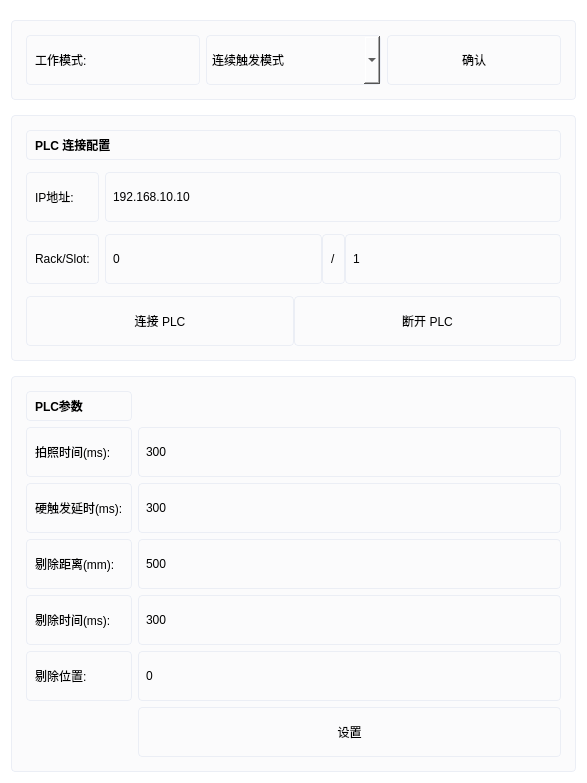
             <widget class="QWidget" name="widget_plcSettingsScrollContent">
              <property name="geometry">
               <rect>
                <x>0</x>
                <y>0</y>
                <width>587</width>
                <height>740</height>
               </rect>
              </property>
              <property name="styleSheet">
               <string notr="true">background:white;</string>
              </property>
              <layout class="QVBoxLayout">
               <property name="spacing">
                <number>15</number>
               </property>
               <property name="topMargin">
                <number>20</number>
               </property>
               <item>
                <widget class="QFrame" name="frame_plcTriggerMode">
                 <property name="styleSheet">
                  <string notr="true">background: #fbfbfc; border: 1px solid #ebeef5; border-radius: 4px; padding: 5px;</string>
                 </property>
                 <property name="frameShape">
                  <enum>QFrame::StyledPanel</enum>
                 </property>
                 <layout class="QHBoxLayout">
                  <item>
                   <widget class="QLabel" name="label_plcTriggerMode">
                    <property name="text">
                     <string>工作模式:</string>
                    </property>
                   </widget>
                  </item>
                  <item>
                   <widget class="QComboBox" name="comboBox_plcTriggerMode">
                    <property name="minimumSize">
                     <size>
                      <width>0</width>
                      <height>50</height>
                     </size>
                    </property>
                    <item>
                     <property name="text">
                      <string>连续触发模式</string>
                     </property>
                    </item>
                    <item>
                     <property name="text">
                      <string>间歇触发模式</string>
                     </property>
                    </item>
                   </widget>
                  </item>
                  <item>
                   <widget class="QPushButton" name="pushButton_applyPlcTriggerMode">
                    <property name="minimumSize">
                     <size>
                      <width>0</width>
                      <height>50</height>
                     </size>
                    </property>
                    <property name="text">
                     <string>确认</string>
                    </property>
                   </widget>
                  </item>
                 </layout>
                </widget>
               </item>
               <item>
                <widget class="QFrame" name="frame_plcConnection">
                 <property name="styleSheet">
                  <string notr="true">background: #fbfbfc; border: 1px solid #ebeef5; border-radius: 4px; padding: 5px;</string>
                 </property>
                 <property name="frameShape">
                  <enum>QFrame::StyledPanel</enum>
                 </property>
                 <layout class="QGridLayout">
                  <property name="verticalSpacing">
                   <number>12</number>
                  </property>
                  <item row="0" column="0" colspan="2">
                   <widget class="QLabel" name="label_plcConnectionSection">
                    <property name="styleSheet">
                     <string>font-weight: bold;</string>
                    </property>
                    <property name="text">
                     <string>PLC 连接配置</string>
                    </property>
                   </widget>
                  </item>
                  <item row="1" column="0">
                   <widget class="QLabel" name="label_plcIpAddress">
                    <property name="text">
                     <string>IP地址:</string>
                    </property>
                   </widget>
                  </item>
                  <item row="1" column="1">
                   <widget class="QLineEdit" name="lineEdit_plcIpAddress">
                    <property name="minimumSize">
                     <size>
                      <width>0</width>
                      <height>50</height>
                     </size>
                    </property>
                    <property name="text">
                     <string>192.168.10.10</string>
                    </property>
                   </widget>
                  </item>
                  <item row="2" column="0">
                   <widget class="QLabel" name="label_plcRackSlot">
                    <property name="text">
                     <string>Rack/Slot:</string>
                    </property>
                   </widget>
                  </item>
                  <item row="2" column="1">
                   <layout class="QHBoxLayout">
                    <item>
                     <widget class="QLineEdit" name="lineEdit_plcRack">
                      <property name="minimumSize">
                       <size>
                        <width>0</width>
                        <height>50</height>
                       </size>
                      </property>
                      <property name="text">
                       <string>0</string>
                      </property>
                     </widget>
                    </item>
                    <item>
                     <widget class="QLabel" name="label_plcRackSlotSeparator">
                      <property name="text">
                       <string>/</string>
                      </property>
                     </widget>
                    </item>
                    <item>
                     <widget class="QLineEdit" name="lineEdit_plcSlot">
                      <property name="minimumSize">
                       <size>
                        <width>0</width>
                        <height>50</height>
                       </size>
                      </property>
                      <property name="text">
                       <string>1</string>
                      </property>
                     </widget>
                    </item>
                   </layout>
                  </item>
                  <item row="3" column="0" colspan="2">
                   <layout class="QHBoxLayout">
                    <item>
                     <widget class="QPushButton" name="pushButton_connectPlc">
                      <property name="minimumSize">
                       <size>
                        <width>0</width>
                        <height>50</height>
                       </size>
                      </property>
                      <property name="text">
                       <string>连接 PLC</string>
                      </property>
                     </widget>
                    </item>
                    <item>
                     <widget class="QPushButton" name="pushButton_disconnectPlc">
                      <property name="minimumSize">
                       <size>
                        <width>0</width>
                        <height>50</height>
                       </size>
                      </property>
                      <property name="text">
                       <string>断开 PLC</string>
                      </property>
                     </widget>
                    </item>
                   </layout>
                  </item>
                 </layout>
                </widget>
               </item>
               <item>
                <widget class="QFrame" name="frame_plcProcessParameters">
                 <property name="styleSheet">
                  <string notr="true">background: #fbfbfc; border: 1px solid #ebeef5; border-radius: 4px; padding: 5px;</string>
                 </property>
                 <property name="frameShape">
                  <enum>QFrame::StyledPanel</enum>
                 </property>
                 <layout class="QGridLayout" name="gridLayout_plcProcessParameters">
                  <item row="6" column="1">
                   <widget class="QLineEdit" name="lineEdit_rejectTime">
                    <property name="minimumSize">
                     <size>
                      <width>0</width>
                      <height>50</height>
                     </size>
                    </property>
                    <property name="text">
                     <string>300</string>
                    </property>
                   </widget>
                  </item>
                  <item row="7" column="1">
                   <widget class="QLineEdit" name="lineEdit_rejectPosition">
                    <property name="minimumSize">
                     <size>
                      <width>0</width>
                      <height>50</height>
                     </size>
                    </property>
                    <property name="text">
                     <string>0</string>
                    </property>
                   </widget>
                  </item>
                  <item row="6" column="0">
                   <widget class="QLabel" name="label_rejectTime">
                    <property name="text">
                     <string>剔除时间(ms):</string>
                    </property>
                   </widget>
                  </item>
                  <item row="3" column="1">
                   <widget class="QLineEdit" name="lineEdit_rejectDistance">
                    <property name="minimumSize">
                     <size>
                      <width>0</width>
                      <height>50</height>
                     </size>
                    </property>
                    <property name="text">
                     <string>500</string>
                    </property>
                   </widget>
                  </item>
                  <item row="2" column="0">
                   <widget class="QLabel" name="label_hardwareTriggerDelay">
                    <property name="text">
                     <string>硬触发延时(ms):</string>
                    </property>
                   </widget>
                  </item>
                  <item row="1" column="0">
                   <widget class="QLabel" name="label_photoTime">
                    <property name="text">
                     <string>拍照时间(ms):</string>
                    </property>
                   </widget>
                  </item>
                  <item row="3" column="0">
                   <widget class="QLabel" name="label_rejectDistance">
                    <property name="text">
                     <string>剔除距离(mm):</string>
                    </property>
                   </widget>
                  </item>
                  <item row="2" column="1">
                   <widget class="QLineEdit" name="lineEdit_hardwareTriggerDelay">
                    <property name="minimumSize">
                     <size>
                      <width>0</width>
                      <height>50</height>
                     </size>
                    </property>
                    <property name="text">
                     <string>300</string>
                    </property>
                   </widget>
                  </item>
                  <item row="0" column="0">
                   <widget class="QLabel" name="label_plcProcessParametersSection">
                    <property name="styleSheet">
                     <string>font-weight: bold;</string>
                    </property>
                    <property name="text">
                     <string>PLC参数</string>
                    </property>
                   </widget>
                  </item>
                  <item row="7" column="0">
                   <widget class="QLabel" name="label_rejectPosition">
                    <property name="text">
                     <string>剔除位置:</string>
                    </property>
                   </widget>
                  </item>
                  <item row="1" column="1">
                   <widget class="QLineEdit" name="lineEdit_photoTime">
                    <property name="minimumSize">
                     <size>
                      <width>0</width>
                      <height>50</height>
                     </size>
                    </property>
                    <property name="text">
                     <string>300</string>
                    </property>
                   </widget>
                  </item>
                  <item row="8" column="1">
                   <widget class="QPushButton" name="pushButton_applyPlcProcessParameters">
                    <property name="minimumSize">
                     <size>
                      <width>0</width>
                      <height>50</height>
                     </size>
                    </property>
                    <property name="text">
                     <string>设置</string>
                    </property>
                   </widget>
                  </item>
                 </layout>
                 <zorder>pushButton_applyPlcProcessParameters</zorder>
                 <zorder>label_photoTime</zorder>
                 <zorder>label_rejectPosition</zorder>
                 <zorder>lineEdit_photoTime</zorder>
                 <zorder>lineEdit_rejectPosition</zorder>
                 <zorder>label_hardwareTriggerDelay</zorder>
                 <zorder>label_plcProcessParametersSection</zorder>
                 <zorder>label_rejectDistance</zorder>
                 <zorder>lineEdit_rejectDistance</zorder>
                 <zorder>lineEdit_hardwareTriggerDelay</zorder>
                 <zorder>label_rejectTime</zorder>
                 <zorder>lineEdit_rejectTime</zorder>
                </widget>
               </item>
              </layout>
             </widget>
